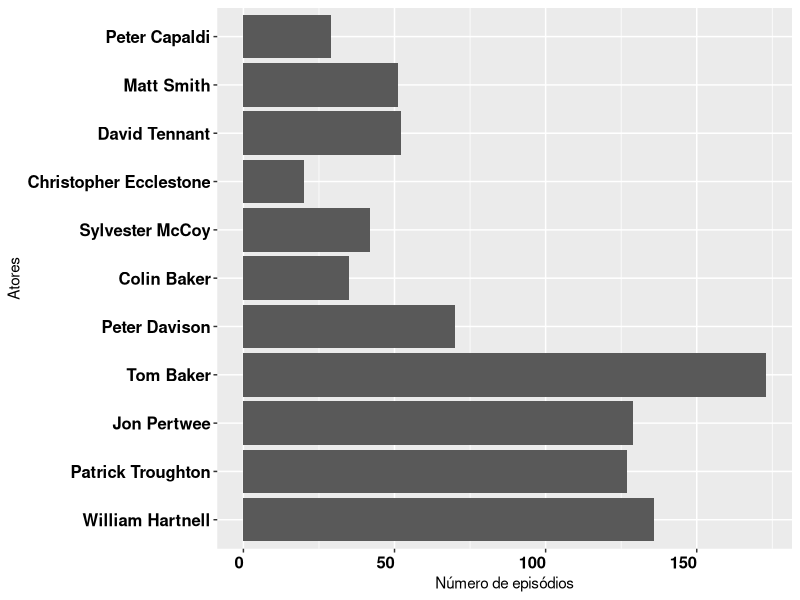
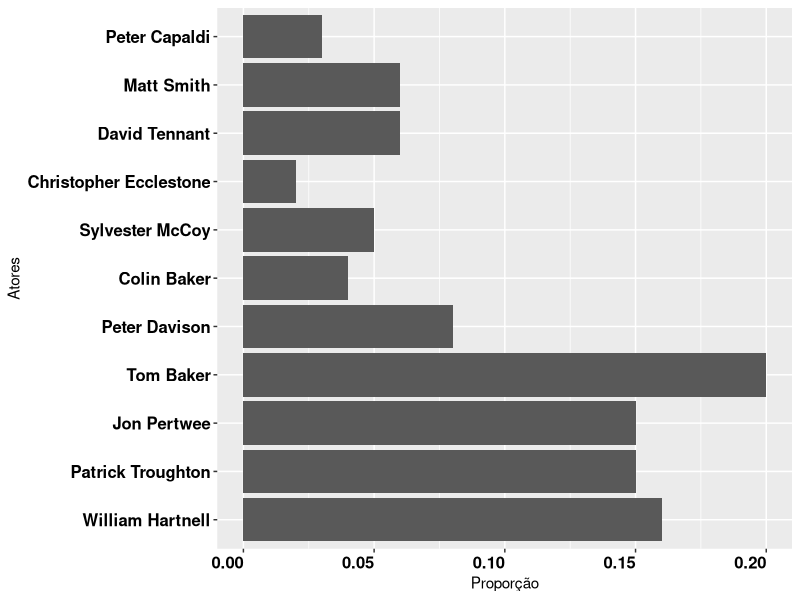
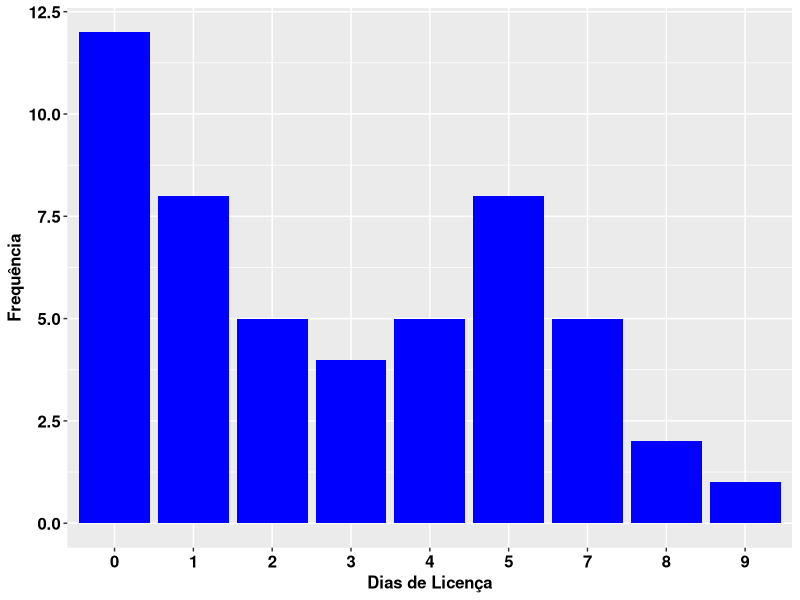
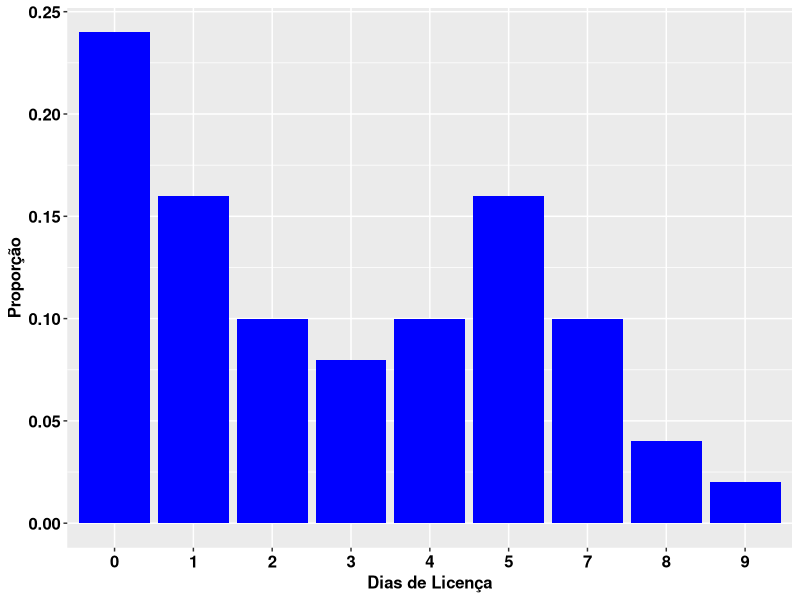
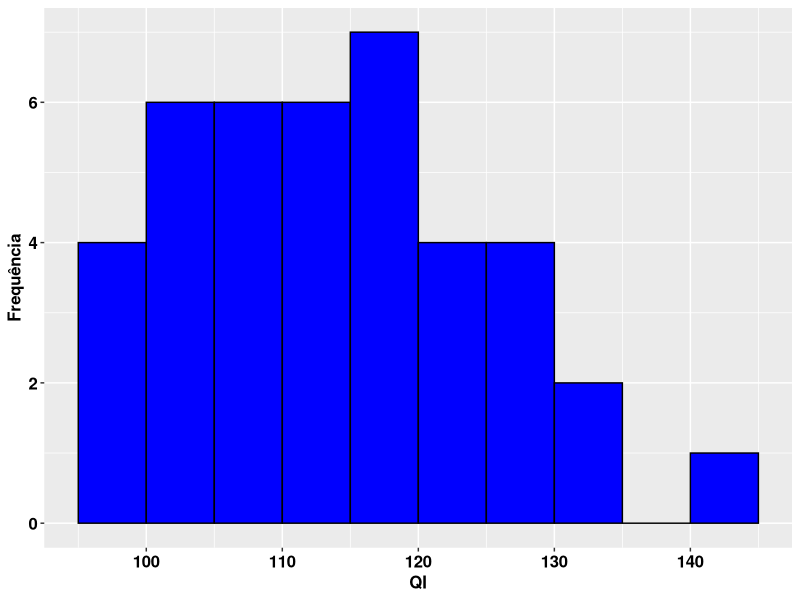

Write R code to recreate these figures, in order.
## ---- chunk 1
dados <- read.delim("email50.txt",header=TRUE)
dados <- dados[,c("spam","num_char","line_breaks","format","number")]
library(knitr)
kable(dados)
## ---- chunk 2
dados <- read.delim("email.txt",header=TRUE)
dados <- dados[,c("spam","num_char","line_breaks","format","number")]
dados$spam1 <- ifelse(dados$spam==0,"not spam","spam")

addmargins(table(dados$number))

#addmargins(table(dados$spam1,dados$number))

## ---- chunk 3
# http://4dpiecharts.com/2013/08/03/the-tenure-of-doctor-who-incarnations/
# http://www.imdb.com/title/tt0436992/fullcredits?ref_=tt_cl_sm#cast

whos <- data.frame(
  doctor = c(
    "William Hartnell",
    "Patrick Troughton",
    "Jon Pertwee",
    "Tom Baker",
    "Peter Davison",
    "Colin Baker",
    "Sylvester McCoy",
    "Christopher Ecclestone",
    "David Tennant",
    "Matt Smith",
    "Peter Capaldi"
  ),
  n_episodes = c(
    136,
    127,
    129,
    173,
    70,
    35,
    42,
    20,
    52,
    51,
    29
  ),
  stringsAsFactors = FALSE
)
whos$doctor <- factor(whos$doctor, levels = whos$doctor)

whos$prop <- round(whos$n_episodes/sum(whos$n_episodes),2)

rownames(whos) <- NULL
colnames(whos) <- c("Ator","Frequência","Proporção")
whos

## ---- chunk 4

library(ggplot2)
colnames(whos) <- c("doctor","n_episodes","prop")

ggplot(whos, aes(doctor, n_episodes)) +
  geom_bar(stat = "identity") +
  coord_flip() + ylab("Número de episódios") +xlab("Atores")+theme(axis.text.x = element_text(face="bold", hjust = 1,size=12,color="black"),axis.text.y = element_text(face="bold", hjust = 1,size=12,color="black"))
## ---- chunk 5

ggplot(whos, aes(doctor, prop)) +
  geom_bar(stat = "identity") +
  coord_flip() + ylab("Proporção") + xlab("Atores")+theme(axis.text.x = element_text(face="bold", hjust = 1,size=12,color="black"),axis.text.y = element_text(face="bold", hjust = 1,size=12,color="black"))

## ---- chunk 6
dias <- c(2,2,0,0,5,8,3,4,1,0,0,7,1,7,1,5,4,0,4,0,1,8,9,7,0, 1,7,2,5,5,4,3,3,0,0,2,5,1,3,0,1,0,2,4,5,0,5,7,5,1)

dias
## ---- chunk 7

freq <- as.data.frame(table(dias))
freq$prop <- round(freq$Freq/length(dias),2)
freq1 <- freq
colnames(freq1) <- c("Dias de licença","Frequência","Proporção")
rownames(freq1)<- NULL
freq1
## ---- chunk 8
#barplot(freq$Freq, main="Licença Médica", xlab="Dias",  
#   ylab="Frequência",names.arg=freq$dias,col="lightblue")

#http://docs.ggplot2.org/0.9.3.1/geom_bar.html
ggplot(freq, aes(dias, Freq)) +
  geom_bar(stat = "identity", fill="blue") + 
    ylab("Frequência") + xlab("Dias de Licença") +
    theme(axis.text = element_text(face="bold", size=12, color="black"),
          axis.title = element_text(face="bold", size=12, color="black"))
## ---- chunk 9
#Prop <- freq$Freq/length(dias)
#barplot(Prop, main="Licença Médica", xlab="Dias",  
#   ylab="Proporção",names.arg=freq$dias,col="lightblue")

ggplot(freq, aes(dias, prop)) +
    geom_bar(stat = "identity", fill="blue") + 
    ylab("Proporção") + xlab("Dias de Licença") +
    theme(axis.text = element_text(face="bold", size=12, color="black"),
          axis.title = element_text(face="bold", size=12, color="black"))

## ---- chunk 10
QI <- c(114, 122, 103, 118, 99, 105, 134, 125, 117, 106, 109, 104, 111, 127, 133, 111, 117, 103, 120, 98, 100, 130, 141, 119, 128, 106, 109, 115, 113, 121, 100, 130, 125, 117, 119, 113, 104, 108, 110, 102)

QI
## ---- chunk 11
sort(QI)
## ---- chunk 12
sort(QI)
## ---- chunk 13
dadosQI <- data.frame(QI = QI)
## hist(QI, col="lightblue", xlab="QI", ylab="Frequência", main=" ", cex.lab=1.5, cex.axis=1.5)

ggplot(data=dadosQI, aes(dadosQI$QI)) + 
    geom_histogram(binwidth = 5, center=97.5, colour="black", fill="blue") +
    labs(x="QI", y="Frequência") + 
    theme(axis.title = element_text(face="bold", size=12, color="black"),
          axis.text = element_text(face="bold", size=12, color="black"))
